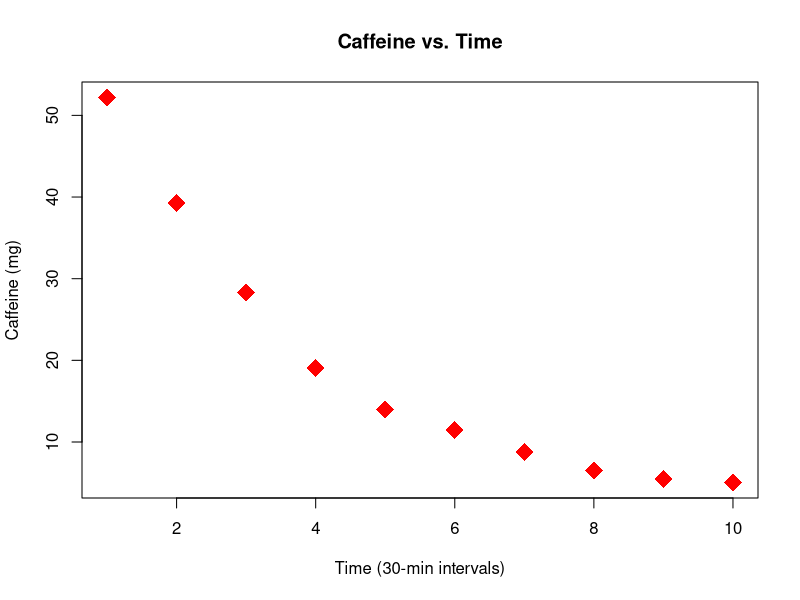
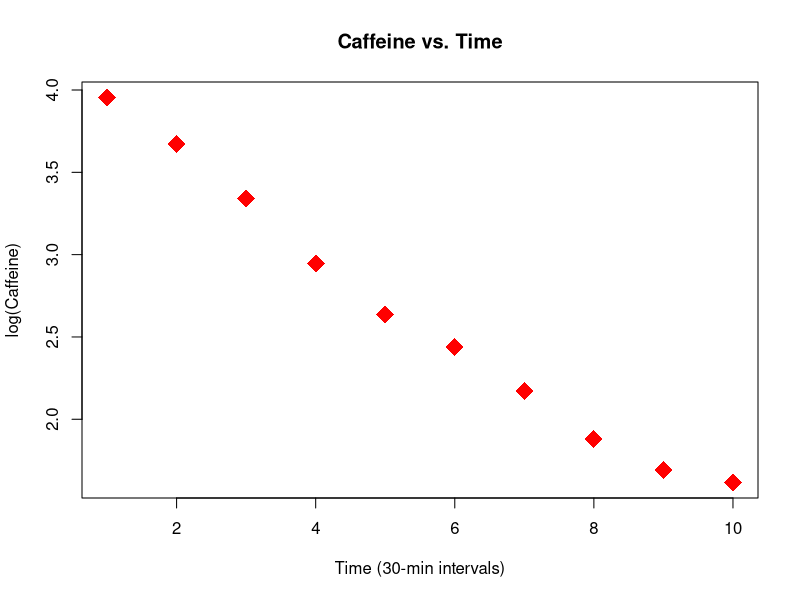

Generate these figures, in order, with R:
## ---- chunk 1
knitr::opts_chunk$set(echo = TRUE)
library(magrittr)
library(knitr)


## ---- chunk 2
time = c(1,2,3,4,5,6,7,8,9,10) 
caffeine = c(52.2,39.3,28.3,19.03,13.96,11.46,8.78,6.55,5.43,5.03)
## ---- chunk 3
plot(time, caffeine, main = "Caffeine vs. Time",
     xlab = "Time (30-min intervals)", 
     ylab = "Caffeine (mg)",
     pch=18,col="red",cex=2.4)
## ---- chunk 4
logcaffeine <- log(caffeine) 
logcaffeine
## ---- chunk 5
plot(time, logcaffeine, main = "Caffeine vs. Time",
     xlab = "Time (30-min intervals)", 
     ylab = "log(Caffeine)",
     pch=18,col="red",cex=2.4)
## ---- chunk 6
cor(time,logcaffeine,method="pearson") 
## ---- chunk 7
logcaffeine <- log(caffeine) 
logcaffeine
